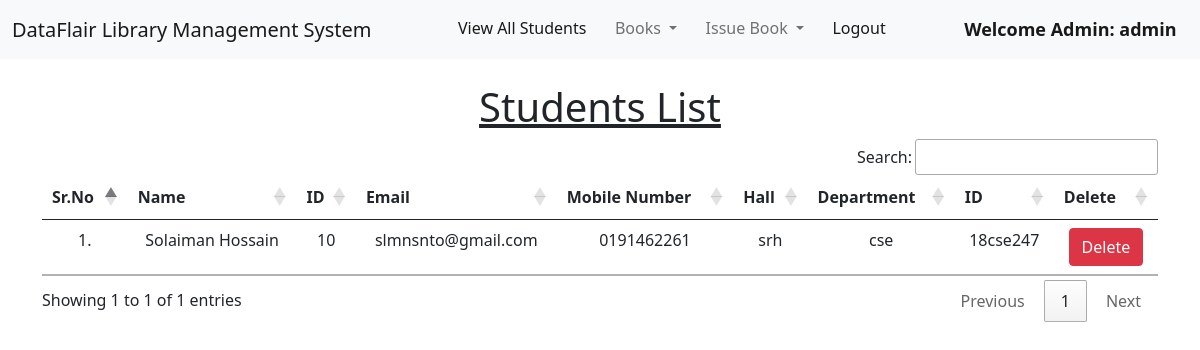
Before: /view_students/ (signed in) with the older database file.
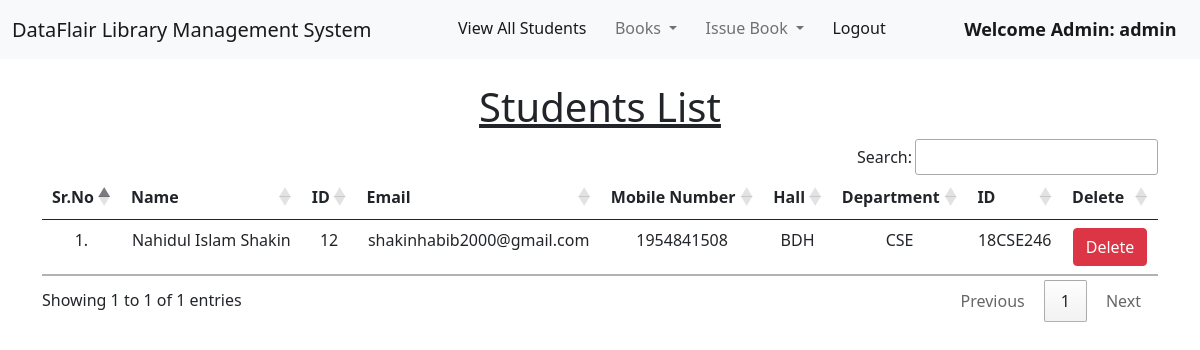
After: the same page with the newer database file.
### library/models.py (models this page shows, shortened)
class Student(models.Model):
    user = models.OneToOneField(User, on_delete=models.CASCADE)
    classroom = models.CharField(max_length=10)
    branch = models.CharField(max_length=10)
    roll_no = models.CharField(max_length=10, blank=True, unique=True)
    phone = models.CharField(max_length=10, blank=True)
    image = models.ImageField(upload_to="", blank=True)

### library/views.py (the view)
# urls.py: path("view_students/", views.view_students, name="view_students"),
@login_required(login_url = '/admin_login')
def view_students(request):
    students = Student.objects.all()
    return render(request, "view_students.html", {'students':students})

### library/templates/view_students.html (shortened to what this page needs)
{% extends 'admin_navbar.html' %}
{% load static %}
{% block body %}
<div class="container mt-4">
    <h1 class="text-center"><u>Students List</u></h1>
    <table class="table table-hover" id="example">
        <thead>
            <tr class="text-center">
                <th>Sr.No</th>
                <th>Name</th>
                <th>ID</th>
                <th>Email</th>
                <th>Mobile Number</th>
                <th>Hall</th>
                <th>Department</th>
                <th>ID</th>
                <th>Delete</th>
            </tr>
        </thead>
        <tbody>
            {% for student in students %}
            <tr class="text-center">
                <td>{{forloop.counter}}.</td>
                <td>{{student.user.get_full_name}}</td>
                <td>{{student.user.id}}</td>
                <td>{{student.user.email}}</td>
                <td>{{student.phone}}</td>
                <td>{{student.branch}}</td>
                <td>{{student.classroom}}</td>
                <td>{{student.roll_no}}</td>
                <td><a href="/delete_student/{{student.id}}/" class="btn btn-danger" onclick="return confirm('Are you sure you want to delete this student?')">Delete</a></td>
            </tr>
            {% endfor %}
        </tbody>
    </table>
    </div>
{% endblock %}

### library/templates/admin_navbar.html (shortened to what this page needs)
<!doctype html>
<html lang="en">
  <head>
    <link href="https://cdn.jsdelivr.net/npm/bootstrap@5.1.0/dist/css/bootstrap.min.css" rel="stylesheet">
    <link rel="stylesheet" href="https://cdn.datatables.net/1.10.25/css/jquery.dataTables.min.css">
    <link rel="stylesheet" href="https://cdn.datatables.net/buttons/1.7.1/css/buttons.dataTables.min.css">
  </head>
  <body>
    <nav class="navbar navbar-expand-lg navbar-light bg-light">
        <div class="container-fluid">
          <a class="navbar-brand" href="#">DataFlair Library Management System</a>
          <div class="collapse navbar-collapse" id="navbarSupportedContent">
            <ul class="navbar-nav me-auto mb-2 mb-lg-0">
              <li class="nav-item">
                <a class="nav-link active" aria-current="page" href="/view_students/">View All Students</a>
              </li>
              <li class="nav-item dropdown">
                <a class="nav-link dropdown-toggle" href="#" id="navbarDropdown" role="button" data-bs-toggle="dropdown" aria-expanded="false">
                  Books
                </a>
              </li>
              <li class="nav-item dropdown">
                <a class="nav-link dropdown-toggle" href="#" id="navbarDropdown" role="button" data-bs-toggle="dropdown" aria-expanded="false">
                  Issue Book
                </a>
              </li>
              <li class="nav-item">
                <a class="nav-link active" aria-current="page" href="/logout/">Logout</a>
              </li>
              <li class="nav-item">
                <a style="font-weight:600; font-family:'Segoe UI', Tahoma, Geneva, Verdana, sans-serif; font-size: large;" class="nav-link active" href="#">Welcome Admin: {{request.user}}</a>
              </li>
            </ul>
          </div>
        </div>
      </nav>
      {% block body %}
      {% endblock %}
  </body>
</html>

Changed rows visible on the page:
removed Student: user.get_full_name "Solaiman Hossain", user.id "10", user.email "slmnsnto@gmail.com", phone "0191462261", branch "srh", classroom "cse", roll_no "18cse247"
added Student: user.get_full_name "Nahidul Islam Shakin", user.id "12", user.email "shakinhabib2000@gmail.com", phone "1954841508", branch "BDH", classroom "CSE", roll_no "18CSE246"
